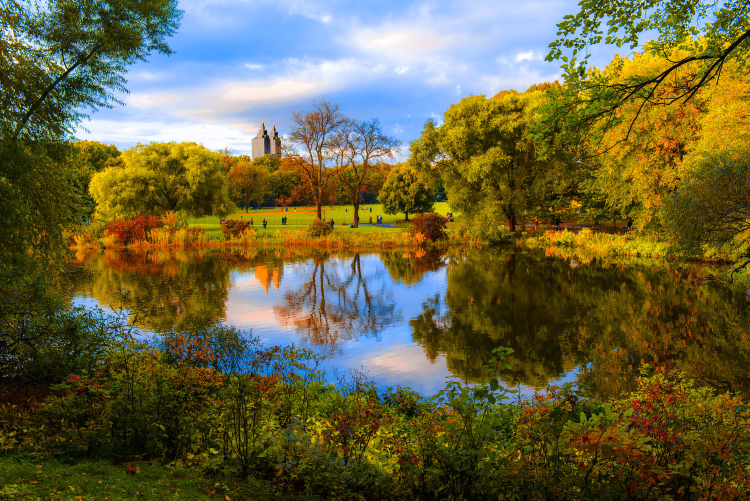
#> input picture assets/landscape.jpg, 1500 x 1001 px (shown at 1/2 size)
$ python app.py
#> lines starting #> are read from the running program, lines starting #| are printed output that depends on the picture; after the words box and inside, x2 and y2 are one past the last pixel; in counts of white or black regions, pixels touching at a corner belong together
import cv2
import random

img = cv2.imread('assets/landscape.jpg', -1)
#> img is the input picture: shape (1001, 1500, 3); mean B, G, R 63.6, 100.1, 104.9


# [14 lines of commented-out code are left out]

img_part = img[500:700, 600:900]
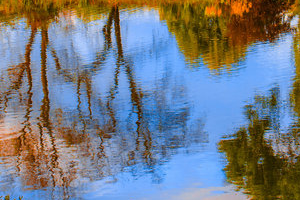
#> img_part: shape (200, 300, 3); mean B, G, R 134.9, 124.2, 115.9
#Copy rows from <500 ; 700) and columns from <600:900)

img[500:700, 200:500] = img_part
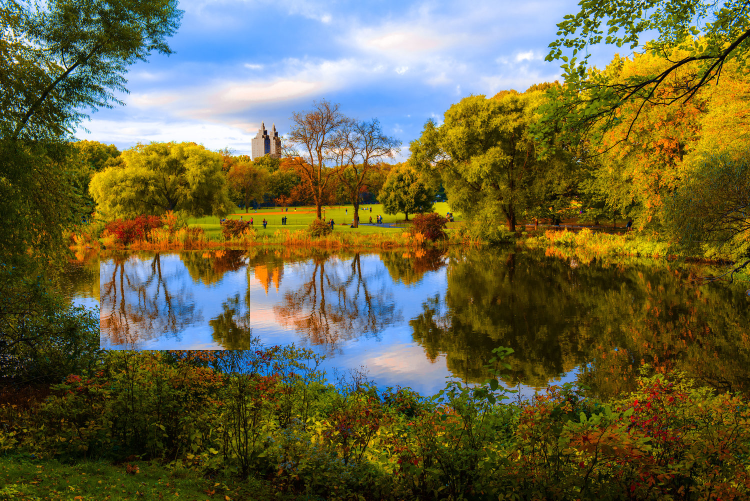
#> img: shape (1001, 1500, 3) (shown at 1/2 size); 4% of pixels changed, all inside (x1, y1, x2, y2) = (200, 500, 500, 700)
#Paste our copied part to specified place (dimensions need to be the same there we put our copied part in rows 500-700 and columns 200-500 of our original image)

cv2.imshow('Image', img)
cv2.waitKey(0)
cv2.destroyAllWindows()
